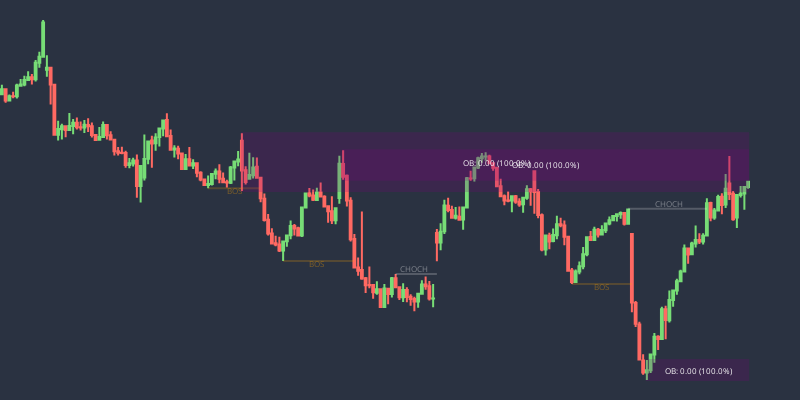

The notebook cell saved with this chart:
### Code cell
fig = create_smc_plot(df_15t, rangebreak_15t, dvalue= 15)
fig.show()

### Figure 1 — Plotly figure (JSON) as saved in the notebook; plotly's stock layout.template omitted (floating-point values rounded to 4 significant figures; data arrays with more than 128 entries replaced by an {"elided": "..."} marker saying what was removed)
{"data": [{"close": {"elided": "200 float values"}, "decreasing": {"line": {"color": "#ff6962"}}, "high": {"elided": "200 float values"}, "increasing": {"line": {"color": "#77dd76"}}, "low": {"elided": "200 float values"}, "open": {"elided": "200 float values"}, "type": "candlestick", "x": {"elided": "200 str values"}}, {"line": {"color": "rgba(255, 165, 0, 0.2)"}, "mode": "lines", "type": "scatter", "x": ["2024-09-05T00:45:00", "2024-09-05T21:45:00"], "y": [40840.0, 40840.0]}, {"mode": "text", "text": "BOS", "textfont": {"color": "rgba(255, 165, 0, 0.4)", "size": 8}, "textposition": "bottom center", "type": "scatter", "x": ["2024-09-05T02:30:00"], "y": [40840.0]}, {"line": {"color": "rgba(255, 165, 0, 0.2)"}, "mode": "lines", "type": "scatter", "x": ["2024-09-05T23:15:00", "2024-09-06T21:30:00"], "y": [40520.0, 40520.0]}, {"mode": "text", "text": "BOS", "textfont": {"color": "rgba(255, 165, 0, 0.4)", "size": 8}, "textposition": "bottom center", "type": "scatter", "x": ["2024-09-06T01:30:00"], "y": [40520.0]}, {"line": {"color": "rgba(255, 255, 255, 0.2)"}, "mode": "lines", "type": "scatter", "x": ["2024-09-07T00:15:00", "2024-09-09T20:30:00"], "y": [40460.0, 40460.0]}, {"mode": "text", "text": "CHOCH", "textfont": {"color": "rgba(255, 255, 255, 0.4)", "size": 8}, "textposition": "top center", "type": "scatter", "x": ["2024-09-07T01:30:00"], "y": [40460.0]}, {"line": {"color": "rgba(255, 165, 0, 0.2)"}, "mode": "lines", "type": "scatter", "x": ["2024-09-10T23:00:00", "2024-09-11T20:30:00"], "y": [40420.0, 40420.0]}, {"mode": "text", "text": "BOS", "textfont": {"color": "rgba(255, 165, 0, 0.4)", "size": 8}, "textposition": "bottom center", "type": "scatter", "x": ["2024-09-11T01:00:00"], "y": [40420.0]}, {"line": {"color": "rgba(255, 255, 255, 0.2)"}, "mode": "lines", "type": "scatter", "x": ["2024-09-11T02:45:00", "2024-09-12T01:30:00"], "y": [40750.0, 40750.0]}, {"mode": "text", "text": "CHOCH", "textfont": {"color": "rgba(255, 255, 255, 0.4)", "size": 8}, "textposition": "top center", "type": "scatter", "x": ["2024-09-11T23:00:00"], "y": [40750.0]}], "layout": {"annotations": [{"align": "center", "font": {"color": "rgba(250, 250, 250, 1)", "size": 8}, "showarrow": false, "text": "OB: 0.00 (100.0%)", "x": "2024-09-12T01:00:00", "xref": "x", "y": 40040.0, "yref": "y"}, {"align": "center", "font": {"color": "rgba(250, 250, 250, 1)", "size": 8}, "showarrow": false, "text": "OB: 0.00 (100.0%)", "x": "2024-09-10T00:30:00", "xref": "x", "y": 40960.0, "yref": "y"}, {"align": "center", "font": {"color": "rgba(250, 250, 250, 1)", "size": 8}, "showarrow": false, "text": "OB: 0.00 (100.0%)", "x": "2024-09-10T21:15:00", "xref": "x", "y": 40940.0, "yref": "y"}], "font": {"color": "white"}, "height": 400, "margin": {"b": 0, "l": 0, "pad": 50, "r": 50, "t": 0}, "paper_bgcolor": "rgba(34, 42, 58, 0.8)", "plot_bgcolor": "rgba(34, 42, 58, 0.8)", "shapes": [{"fillcolor": "Purple", "legendgroup": "bullish ob", "line": {"color": "Purple"}, "name": "Bullish OB", "opacity": 0.2, "showlegend": true, "type": "rect", "x0": "2024-09-11T21:30:00", "x1": "2024-09-12T21:45:00", "y0": 39990.0, "y1": 40080.0}, {"fillcolor": "Purple", "legendgroup": "bearish ob", "line": {"color": "Purple"}, "name": "Bearish OB", "opacity": 0.2, "showlegend": true, "type": "rect", "x0": "2024-09-05T20:30:00", "x1": "2024-09-12T21:45:00", "y0": 40830.0, "y1": 41080.0}, {"fillcolor": "Purple", "legendgroup": "bearish ob", "line": {"color": "Purple"}, "name": "Bearish OB", "opacity": 0.2, "showlegend": true, "type": "rect", "x0": "2024-09-06T20:45:00", "x1": "2024-09-12T21:45:00", "y0": 40880.0, "y1": 41010.0}], "showlegend": false, "width": 800, "xaxis": {"rangebreaks": [{"dvalue": 900000, "values": {"elided": "1040 str values"}}], "rangeslider": {"visible": false}, "showgrid": false, "showline": false, "showticklabels": false, "visible": true, "zeroline": false}, "yaxis": {"showticklabels": false, "visible": false}}}
